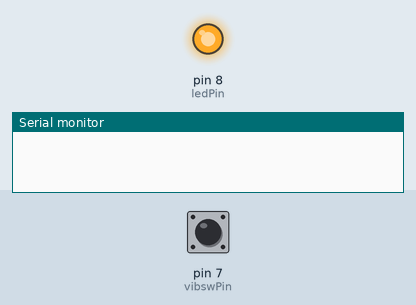
Recording of a sketch running on a simulated Arduino Uno, built with avr-gcc and run on an emulated ATmega328P. Shown: output pins drawn as LEDs (lit = HIGH), the last lines printed to the serial monitor. The test bench sets the inputs (shaded band); at power-on: pin 7 (vibswPin) LOW.

Above: at 2.8 s.
2.9 s: pin 7 (vibswPin) pulled HIGH for 1.2 s
At 3.6 s:
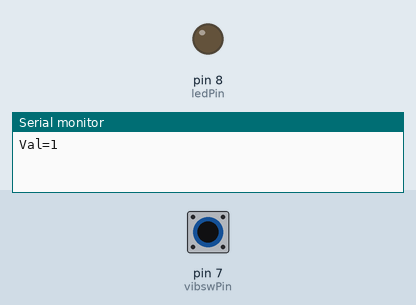
6.5 s: pin 7 (vibswPin) pulled HIGH for 3.2 s
At 11.3 s:
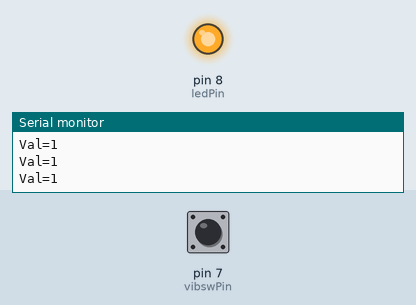
Timing chart, 0 to 12.8 s (numbered marks = the images above; inputs shaded):
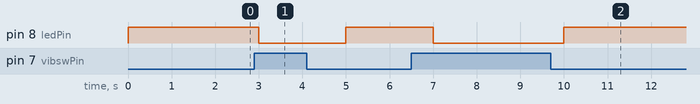

Measured:
- after the input at 2.9 s, pin 8 (ledPin): HIGH → LOW after 0.10 s, → HIGH 2.0 s later
- after the input at 6.5 s, pin 8 (ledPin): HIGH → LOW after 0.50 s, → HIGH 3.0 s later

The sketch:

SHOCK.ino
```cpp
const int vibswPin = 7;
const int ledPin = 8;
int val = 0;

void setup()
{
  Serial.begin(9600);
  pinMode(vibswPin,INPUT);
  pinMode(ledPin,OUTPUT);
}

void loop()
{
    val = digitalRead(vibswPin);
      if(val == HIGH)
        {
          digitalWrite(ledPin,LOW);
          Serial.print("Val=");
          Serial.println(val);
          delay(1000);
        }
        else
        {
          digitalWrite(ledPin,HIGH);
          delay(1000);
        }
}
```
